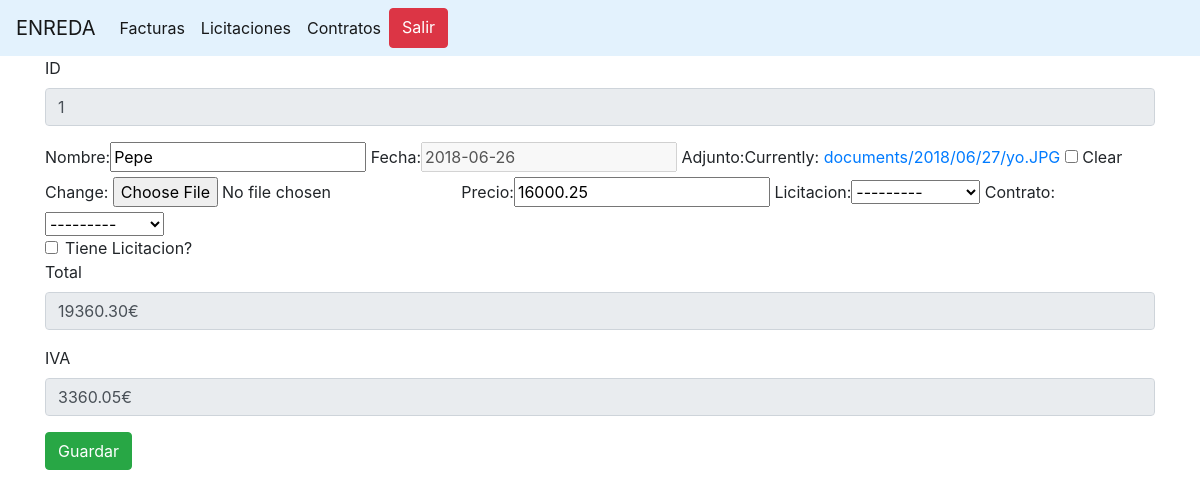
Screenshot of /facturas/edit/1 (signed in) with the database file from the repository.
### frontend/models.py (models this page shows)
class Factura(models.Model):
    nombre=models.CharField(max_length=150)
    fecha=models.DateField(blank=True,null=True)
    adjunto=models.FileField(upload_to='documents/%Y/%m/%d',blank=True)
    precio=models.DecimalField(max_digits=12, decimal_places=2)
    @property
    def iva(self):
        return round(self.precio*Decimal(0.21),2)
    @property
    def total(self):
        return round(Decimal(self.iva+self.precio),2)
    contrato=models.ForeignKey(Contrato,related_name='Facturas', on_delete=DO_NOTHING,blank=True,null=True)
    licitacion=models.ForeignKey(Licitacion,related_name='FacturasA',on_delete=DO_NOTHING,blank=True,null=True)

class Licitacion(models.Model):
    nombre=models.CharField(max_length=150)
    publicada=models.BooleanField()
    def __str__(self):
        return str(self.id)+" - "+self.nombre

class Contrato(models.Model):
    nombre=models.CharField(max_length=150)
    fecha=models.DateField()
    def __str__(self):
        return str(self.id)+" - "+self.nombre
    licitacion=models.ForeignKey(Licitacion,related_name='contratos',on_delete=DO_NOTHING)

### frontend/views.py (the view)
# urls.py: path('facturas/edit/<int:pk>', views.editFactura,name='editarFactura'),
@login_required(login_url='/login/')
def editFactura(request,pk):
    factura=get_object_or_404(Factura,pk=pk)
    if request.method == 'POST':
        form = FacturaForm(request.POST, request.FILES, instance=factura)
        if form.is_valid():
            factura = form.save()
    form=FacturaForm(instance=factura)
    return render(request,'factura.html',{'form':form,'idF':str(factura.id),
                                          'iva':factura.iva,"total":factura.total})

### frontend/forms.py
class FacturaForm(forms.ModelForm):
    fecha=forms.DateField(disabled=True,required=False)
    class Meta:
        model = Factura
        fields = ['id','nombre','fecha','adjunto','precio','licitacion','contrato']

### frontend/templates/factura.html (shortened to what this page needs)
{% extends 'master.html' %}
{% load static %}
{% load bootstrap %}
{% block content %}
	<form method="post" enctype="multipart/form-data" id="facturaForm" data-contratos-url="{% url 'ajax_load_contratos' %}">
    <div class="form-group">
    	<label class="control-label" for="id_nombre">ID</label>
    	<input class="form-control" id="txtIdF" type="text" value="{{idF}}" disabled>
    </div>
    {{ form|bootstrap }}
    <div class="form-group">
    	<div class="form-check">
		  <input class="form-check-input" type="checkbox" value="" id="cbTieneLici">
		  <label class="form-check-label" for="cbTieneLici">
		    Tiene Licitacion?
  		  </label>
    </div>
    <div class="form-group">
    	<label class="control-label" for="id_nombre">Total</label>
    	<input class="form-control" id="txtTotal" type="text" value="{{total}}&euro;" disabled>
    </div>
    <div class="form-group">
    	<label class="control-label" for="id_nombre">IVA</label>
    	<input class="form-control" id="txtIva" type="text" value="{{iva}}&euro;" disabled>
    </div>
    <div class="form-group">
   		<button type="submit" class="btn btn-success">Guardar</button>
  	</div>
  </form>
{% endblock %}

### rows the page displays
Factura: nombre "Pepe", fecha "2018-06-26", precio "16000.25", licitacion "---------", contrato "---------"
